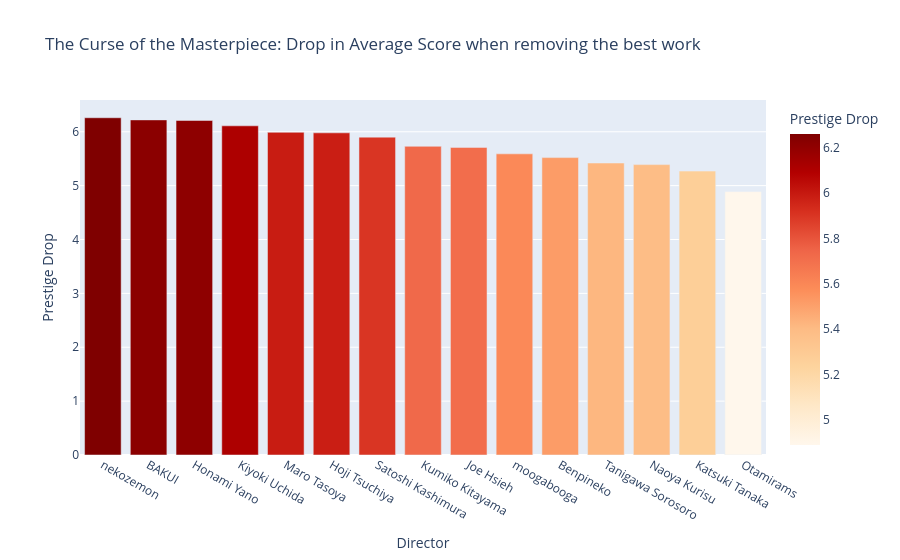

Source (notebook cell):
### Markdown cell above
## Chapter 4: The Curse of the Masterpiece (One Hit Wonder) 🥀

If we remove the main work (the masterpiece), what remains of the author's prestige?
We calculate the "Prestige Drop".

### Code cell
# Re-use director_scores

prestige_analysis = []

for director in top_directors_list:
    d_data = director_scores[director_scores['normalized_name'] == director]
    if d_data.empty: continue
        
    avg_score_all = d_data['score'].mean()
    max_score = d_data['score'].max()
    
    # Remove the masterpiece (highest score)
    # Handle ties by removing only one instance or all? Let's remove the max value instances.
    d_data_no_masterpiece = d_data[d_data['score'] < max_score]
    
    if d_data_no_masterpiece.empty:
        avg_score_no_masterpiece = 0 # Or NaN
    else:
        avg_score_no_masterpiece = d_data_no_masterpiece['score'].mean()
        
    prestige_drop = avg_score_all - avg_score_no_masterpiece
    
    prestige_analysis.append({
        'Director': director,
        'Works Count': len(d_data),
        'Avg Score (All)': avg_score_all,
        'Avg Score (w/o Masterpiece)': avg_score_no_masterpiece,
        'Prestige Drop': prestige_drop,
        'Masterpiece Score': max_score
    })

df_prestige = pd.DataFrame(prestige_analysis)

# Filter directors with significant drops (Positive Prestige Drop means average goes DOWN without masterpiece)
# We look for the largest drops
one_hit_wonders = df_prestige[df_prestige['Works Count'] >= 3].sort_values(by='Prestige Drop', ascending=False).head(15)

fig = px.bar(one_hit_wonders, x='Director', y='Prestige Drop',
             title='The Curse of the Masterpiece: Drop in Average Score when removing the best work',
             color='Prestige Drop', color_continuous_scale='OrRd',
             hover_data=['Avg Score (All)', 'Avg Score (w/o Masterpiece)', 'Masterpiece Score'])
fig.show()

### Figure 1 — Plotly figure (JSON) as saved in the notebook; plotly's stock layout.template omitted (floating-point values rounded to 4 significant figures)
{"data": [{"customdata": [[6.26, 0.0, 6.26], [6.22, 0.0, 6.22], [6.21, 0.0, 6.21], [6.11, 0.0, 6.11], [5.99, 0.0, 5.99], [5.98, 0.0, 5.98], [5.9, 0.0, 5.9], [5.73, 0.0, 5.73], [5.71, 0.0, 5.71], [5.59, 0.0, 5.59], [5.52, 0.0, 5.52], [5.42, 0.0, 5.42], [5.39, 0.0, 5.39], [5.27, 0.0, 5.27], [4.89, 0.0, 4.89]], "hovertemplate": "Director=%{x}<br>Prestige Drop=%{marker.color}<br>Avg Score (All)=%{customdata[0]}<br>Avg Score (w/o Masterpiece)=%{customdata[1]}<br>Masterpiece Score=%{customdata[2]}<extra></extra>", "legendgroup": "", "marker": {"color": [6.26, 6.22, 6.21, 6.11, 5.99, 5.98, 5.9, 5.73, 5.71, 5.59, 5.52, 5.42, 5.39, 5.27, 4.89], "coloraxis": "coloraxis", "pattern": {"shape": ""}}, "name": "", "orientation": "v", "showlegend": false, "textposition": "auto", "type": "bar", "x": ["nekozemon", "BAKUI", "Honami Yano", "Kiyoki Uchida", "Maro Tasoya", "Hoji Tsuchiya", "Satoshi Kashimura", "Kumiko Kitayama", "Joe Hsieh", "moogabooga", "Benpineko", "Tanigawa Sorosoro", "Naoya Kurisu", "Katsuki Tanaka", "Otamirams"], "xaxis": "x", "y": [6.26, 6.22, 6.21, 6.11, 5.99, 5.98, 5.9, 5.73, 5.71, 5.59, 5.52, 5.42, 5.39, 5.27, 4.89], "yaxis": "y"}], "layout": {"barmode": "relative", "coloraxis": {"colorbar": {"title": {"text": "Prestige Drop"}}, "colorscale": [[0, "rgb(255,247,236)"], [0.125, "rgb(254,232,200)"], [0.25, "rgb(253,212,158)"], [0.375, "rgb(253,187,132)"], [0.5, "rgb(252,141,89)"], [0.625, "rgb(239,101,72)"], [0.75, "rgb(215,48,31)"], [0.875, "rgb(179,0,0)"], [1, "rgb(127,0,0)"]]}, "legend": {"tracegroupgap": 0}, "title": {"text": "The Curse of the Masterpiece: Drop in Average Score when removing the best work"}, "xaxis": {"anchor": "y", "domain": [0, 1], "title": {"text": "Director"}}, "yaxis": {"anchor": "x", "domain": [0, 1], "title": {"text": "Prestige Drop"}}}}
